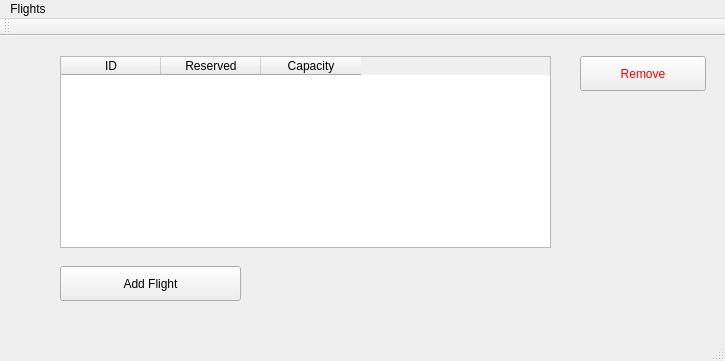
<?xml version="1.0" encoding="UTF-8"?>
<ui version="4.0">
 <class>MainWindow</class>
 <widget class="QMainWindow" name="MainWindow">
  <property name="geometry">
   <rect>
    <x>0</x>
    <y>0</y>
    <width>725</width>
    <height>361</height>
   </rect>
  </property>
  <property name="windowTitle">
   <string>MainWindow</string>
  </property>
  <widget class="QWidget" name="centralWidget">
   <widget class="QTableWidget" name="flightsTable">
    <property name="geometry">
     <rect>
      <x>60</x>
      <y>20</y>
      <width>491</width>
      <height>192</height>
     </rect>
    </property>
    <column>
     <property name="text">
      <string>ID</string>
     </property>
    </column>
    <column>
     <property name="text">
      <string>Reserved</string>
     </property>
    </column>
    <column>
     <property name="text">
      <string>Capacity</string>
     </property>
    </column>
   </widget>
   <widget class="QPushButton" name="addFlightButton">
    <property name="geometry">
     <rect>
      <x>60</x>
      <y>230</y>
      <width>181</width>
      <height>35</height>
     </rect>
    </property>
    <property name="text">
     <string>Add Flight</string>
    </property>
   </widget>
   <widget class="QPushButton" name="removePersonButton">
    <property name="geometry">
     <rect>
      <x>580</x>
      <y>20</y>
      <width>126</width>
      <height>35</height>
     </rect>
    </property>
    <property name="styleSheet">
     <string notr="true">QPushButton {
	color: red;
}</string>
    </property>
    <property name="text">
     <string>Remove</string>
    </property>
   </widget>
  </widget>
  <widget class="QToolBar" name="mainToolBar">
   <attribute name="toolBarArea">
    <enum>TopToolBarArea</enum>
   </attribute>
   <attribute name="toolBarBreak">
    <bool>false</bool>
   </attribute>
  </widget>
  <widget class="QStatusBar" name="statusBar"/>
  <widget class="QMenuBar" name="menuBar">
   <property name="geometry">
    <rect>
     <x>0</x>
     <y>0</y>
     <width>725</width>
     <height>29</height>
    </rect>
   </property>
   <widget class="QMenu" name="menuFlight_booking">
    <property name="title">
     <string>Flights</string>
    </property>
   </widget>
   <addaction name="menuFlight_booking"/>
  </widget>
 </widget>
 <layoutdefault spacing="6" margin="11"/>
 <resources/>
 <connections/>
</ui>
